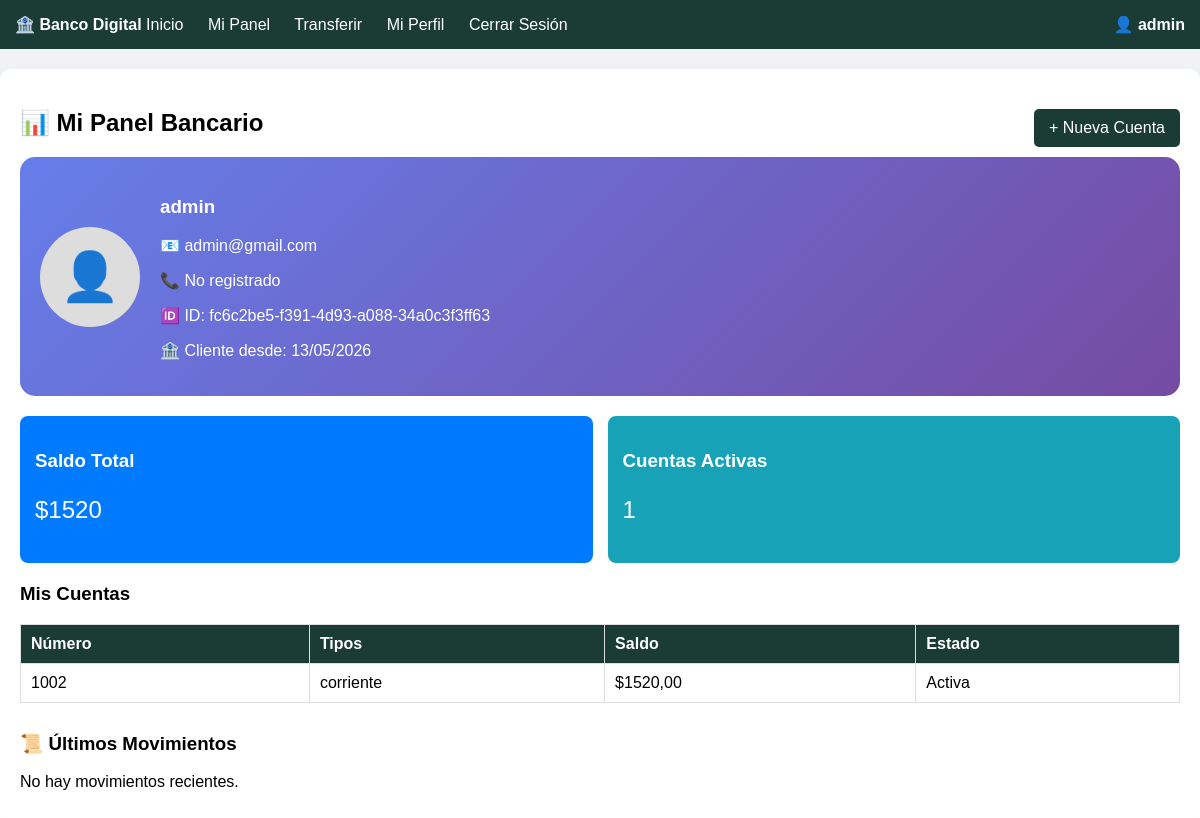
/panel/ (signed in), run on the app's committed database.
### core/models.py (models this page shows, shortened)
class Usuario(AbstractUser):
    id = models.UUIDField(primary_key=True, default=uuid.uuid4, editable=False)
    telefono = models.CharField(max_length=15, blank=True)
    direccion = models.TextField(blank=True)
    foto_perfil = models.ImageField(upload_to='fotos_perfil/', blank=True, null=True)

class Cuenta(models.Model):
    ESTADOS = [
        ('activa', 'Activa'),
        ('bloqueada', 'Bloqueada'),
        ('cerrada', 'Cerrada'),
    ]
    id = models.UUIDField(primary_key=True, default=uuid.uuid4, editable=False)
    numero_cuenta = models.CharField(max_length=20, unique=True)
    saldo = models.DecimalField(max_digits=12, decimal_places=2, default=0.00)
    estado = models.CharField(max_length=10, choices=ESTADOS, default='activa')
    propietario = models.ForeignKey(
        Usuario,
        on_delete=models.CASCADE,
        related_name='cuentas'
    )
    tipos_cuenta = models.ManyToManyField(
        TipoCuenta,
        related_name='cuentas'
    )
    fecha_creacion = models.DateTimeField(auto_now_add=True)

class TipoCuenta(models.Model):
    id = models.UUIDField(primary_key=True, default=uuid.uuid4, editable=False)
    nombre = models.CharField(max_length=100)
    descripcion = models.TextField(blank=True)
    tasa_interes = models.DecimalField(max_digits=5, decimal_places=2, default=0.00)
    cuota_mensual = models.DecimalField(max_digits=10, decimal_places=2, default=0.00)

### core/views.py (the view)
# urls.py: path('panel/', views.panel, name='panel'),
@login_required
def panel(request):
    cuentas = Cuenta.objects.filter(propietario=request.user)
    saldo_total = cuentas.aggregate(Sum('saldo'))['saldo__sum'] or 0
    transacciones_recientes = Transaccion.objects.filter(usuario=request.user).order_by('-fecha')[:5]
    return render(request, 'core/panel.html', {
        'cuentas': cuentas,
        'saldo_total': saldo_total,
        'transacciones_recientes': transacciones_recientes
    })

### core/templates/core/panel.html
{% extends 'core/base.html' %}
{% block content %}
<div style="display: flex; justify-content: space-between; align-items: center;">
    <h2>📊 Mi Panel Bancario</h2>
    <a href="{% url 'crear_cuenta' %}" class="boton">+ Nueva Cuenta</a>
</div>
<div class="credencial">
    {% if user.foto_perfil %}
        <img src="{{ user.foto_perfil.url }}" class="avatar">
    {% else %}
        <div style="width: 100px; height: 100px; background: #ddd; border-radius: 50%;
                    display: flex; align-items: center; justify-content: center; font-size: 48px;">
            👤
        </div>
    {% endif %}
    <div>
        <h3>{{ user.username }}</h3>
        <p>📧 {{ user.email }}</p>
        <p>📞 {{ user.telefono|default:"No registrado" }}</p>
        <p>🆔 ID: {{ user.id|slice:"-8" }}</p>
        <p>🏦 Cliente desde: {{ user.date_joined|date:"d/m/Y" }}</p>
    </div>
</div>
<div style="display: flex; gap: 15px; margin: 20px 0;">
    <div style="background: #007bff; color: white; padding: 15px; flex: 1; border-radius: 8px;">
        <h3>Saldo Total</h3>
        <p style="font-size: 24px;">${{ saldo_total }}</p>
    </div>
    <div style="background: #17a2b8; color: white; padding: 15px; flex: 1; border-radius: 8px;">
        <h3>Cuentas Activas</h3>
        <p style="font-size: 24px;">{{ cuentas|length }}</p>
    </div>
</div>
<h3>Mis Cuentas</h3>
<table>
    <thead>
        <tr><th>Número</th><th>Tipos</th><th>Saldo</th><th>Estado</th></tr>
    </thead>
    <tbody>
        {% for cuenta in cuentas %}
        <tr>
            <td>{{ cuenta.numero_cuenta }}</td>
            <td>{% for tipo in cuenta.tipos_cuenta.all %}{{ tipo.nombre }} {% endfor %}</td>
            <td>${{ cuenta.saldo }}</td>
            <td>{% if cuenta.estado == 'activa' %}Activa{% else %}Bloqueada{% endif %}</td>
        </tr>
        {% endfor %}
    </tbody>
</table>
<h3 style="margin-top: 30px;">📜 Últimos Movimientos</h3>
{% if transacciones_recientes %}
<table>
    <thead><tr><th>Fecha</th><th>Tipo</th><th>Descripción</th></tr></thead>
    <tbody>
        {% for transaccion in transacciones_recientes %}
        <tr>
            <td>{{ transaccion.fecha|date:"d/m/Y H:i" }}</td>
            <td>{{ transaccion.get_tipo_transaccion_display }}</td>
            <td>{{ transaccion.descripcion }}</td>
        </tr>
        {% endfor %}
    </tbody>
</table>
{% else %}
<p>No hay movimientos recientes.</p>
{% endif %}
{% endblock %}

### core/templates/core/base.html (shortened to what this page needs)
<!DOCTYPE html>
<html lang="es">
<head>
</head>
<body>
    <nav>
        <div style="max-width: 1200px; margin: auto;">
            <strong>🏦 Banco Digital</strong>
            <a href="{% url 'inicio' %}">Inicio</a>
            {% if user.is_authenticated %}
                <a href="{% url 'panel' %}">Mi Panel</a>
                <a href="{% url 'transferencia' %}">Transferir</a>
                <a href="{% url 'editar_perfil' %}">Mi Perfil</a>
                <a href="{% url 'cerrar_sesion' %}">Cerrar Sesión</a>
                <span style="float: right;">
                    {% if user.foto_perfil %}
                        <img src="{{ user.foto_perfil.url }}" class="avatar-pequeno">
                    {% else %}
                        👤
                    {% endif %}
                    <strong>{{ user.username }}</strong>
                </span>
            {% else %}
                <a href="{% url 'iniciar_sesion' %}">Iniciar Sesión</a>
                <a href="{% url 'registro' %}">Registrarse</a>
            {% endif %}
        </div>
    </nav>
    <div class="contenedor">
        {% block content %}{% endblock %}
    </div>
</body>
</html>

### core/templates/core/base.html (style rules this page uses)
body { font-family: Arial, sans-serif; margin: 0; padding: 0; background-color: #f0f2f5; }
nav { background-color: #1a3c34; color: white; padding: 15px; margin-bottom: 20px; }
nav a { color: white; margin-right: 20px; text-decoration: none; }
.contenedor { max-width: 1200px; margin: auto; background: white; padding: 20px; border-radius: 10px; box-shadow: 0 2px 5px rgba(0,0,0,0.1); }
button, .boton { background-color: #1a3c34; color: white; padding: 10px 15px; border: none; cursor: pointer; text-decoration: none; display: inline-block; margin-top: 10px; border-radius: 5px; }
table { width: 100%; border-collapse: collapse; }
th, td { border: 1px solid #ddd; padding: 10px; text-align: left; }
th { background-color: #1a3c34; color: white; }
.credencial { background: linear-gradient(135deg, #667eea 0%, #764ba2 100%); color: white; padding: 20px; border-radius: 15px; margin-bottom: 20px; display: flex; align-items: center; gap: 20px; }

### data on the page
Usuario: username "admin", email "admin@gmail.com", telefono "No registrado", id "fc6c2be5-f391-4d93-a088-34a0c3f3ff63", date_joined "13/05/2026"
Cuenta: numero_cuenta "1002", saldo "1520,00", estado "Activa"
TipoCuenta: nombre "corriente"

### other printed values
{{ saldo_total }} "1520"
{{ cuentas|length }} "1"
